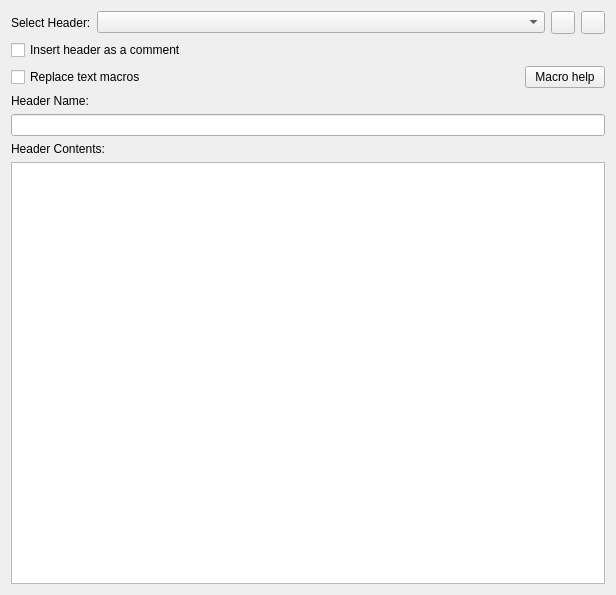
<?xml version="1.0" encoding="UTF-8"?>
<ui version="4.0">
 <class>newFilePrefWidget</class>
 <widget class="QWidget" name="newFilePrefWidget">
  <property name="geometry">
   <rect>
    <x>0</x>
    <y>0</y>
    <width>616</width>
    <height>595</height>
   </rect>
  </property>
  <property name="windowTitle">
   <string>New File Header</string>
  </property>
  <layout class="QVBoxLayout" name="verticalLayout">
   <item>
    <layout class="QHBoxLayout" name="horizontalLayout_2">
     <item>
      <widget class="QLabel" name="label">
       <property name="text">
        <string>Select Header:</string>
       </property>
      </widget>
     </item>
     <item>
      <widget class="QComboBox" name="comboBox">
       <property name="sizePolicy">
        <sizepolicy hsizetype="Preferred" vsizetype="Fixed">
         <horstretch>1</horstretch>
         <verstretch>0</verstretch>
        </sizepolicy>
       </property>
      </widget>
     </item>
     <item>
      <widget class="QToolButton" name="addButton">
       <property name="toolTip">
        <string>Add header</string>
       </property>
       <property name="text">
        <string/>
       </property>
      </widget>
     </item>
     <item>
      <widget class="QToolButton" name="removeButton">
       <property name="toolTip">
        <string>Remove header</string>
       </property>
       <property name="text">
        <string/>
       </property>
      </widget>
     </item>
    </layout>
   </item>
   <item>
    <widget class="QCheckBox" name="commentCheckBox">
     <property name="text">
      <string>Insert header as a comment</string>
     </property>
    </widget>
   </item>
   <item>
    <layout class="QHBoxLayout" name="horizontalLayout">
     <item>
      <widget class="QCheckBox" name="macroCheckBox">
       <property name="text">
        <string>Replace text macros</string>
       </property>
      </widget>
     </item>
     <item>
      <spacer name="horizontalSpacer">
       <property name="orientation">
        <enum>Qt::Horizontal</enum>
       </property>
       <property name="sizeHint" stdset="0">
        <size>
         <width>40</width>
         <height>20</height>
        </size>
       </property>
      </spacer>
     </item>
     <item>
      <widget class="QPushButton" name="macroHelpButton">
       <property name="text">
        <string>Macro help</string>
       </property>
      </widget>
     </item>
    </layout>
   </item>
   <item>
    <widget class="QLabel" name="nameLabel">
     <property name="text">
      <string>Header Name:</string>
     </property>
    </widget>
   </item>
   <item>
    <widget class="QLineEdit" name="nameLineEdit"/>
   </item>
   <item>
    <widget class="QLabel" name="headingLabel">
     <property name="text">
      <string>Header Contents:</string>
     </property>
    </widget>
   </item>
   <item>
    <widget class="QPlainTextEdit" name="headingTextEdit"/>
   </item>
  </layout>
 </widget>
 <resources/>
 <connections/>
</ui>
